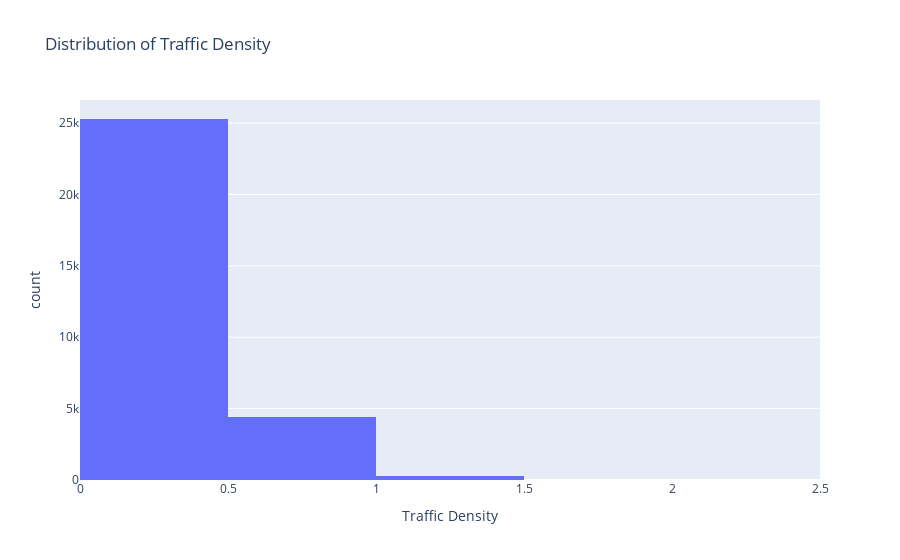

Here is the notebook cell this chart was saved with:
### Code cell
fig4 = px.histogram(df, x="Traffic Density", nbins=10, title="Distribution of Traffic Density")
fig4.show()

### Figure 1 — Plotly figure (JSON) as saved in the notebook; plotly's stock layout.template omitted (floating-point values rounded to 4 significant figures; data arrays with more than 128 entries replaced by an {"elided": "..."} marker saying what was removed)
{"data": [{"bingroup": "x", "hovertemplate": "Traffic Density=%{x}<br>count=%{y}<extra></extra>", "legendgroup": "", "marker": {"color": "#636efa", "pattern": {"shape": ""}}, "name": "", "nbinsx": 10, "orientation": "v", "showlegend": false, "type": "histogram", "x": {"elided": "30000 float values"}, "xaxis": "x", "yaxis": "y"}], "layout": {"barmode": "relative", "legend": {"tracegroupgap": 0}, "title": {"text": "Distribution of Traffic Density"}, "xaxis": {"anchor": "y", "domain": [0, 1], "title": {"text": "Traffic Density"}}, "yaxis": {"anchor": "x", "domain": [0, 1], "title": {"text": "count"}}}}
